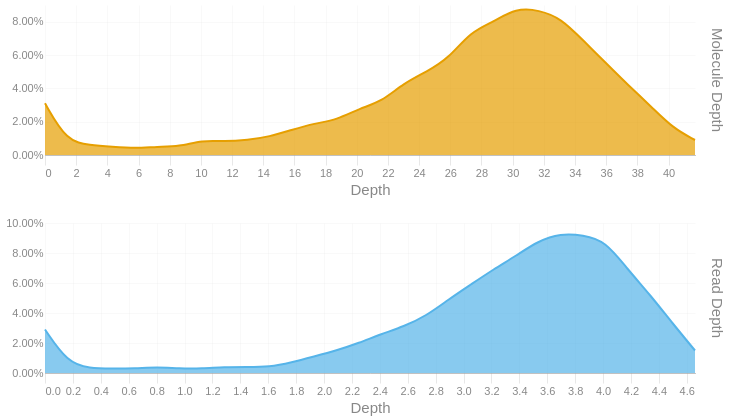

Notebook code cell kept with this figure:
### Code cell
readdep = depth_hist(tb['Read Depth'], q99, 3)
readdep = readdep.with_columns(pl.lit('Read Depth').alias('Metric'))
if not SKIPLR:
    moldep = depth_hist(tb['Molecule Depth'], mol_q99, 1)
    moldep = moldep.with_columns(pl.lit('Molecule Depth').alias('Metric'))
    _hist = pl.concat([readdep, moldep])
    _hist = _hist.filter(pl.col('Proportion') != 0)
    with SafeRender(_hist):
        (
            alt.Chart(_hist)        
            .mark_area(interpolate = "basis")
            .encode(
                x=alt.X('Bin:Q').scale(domainMin=0).axis(alt.Axis(title='Depth')),
                y = alt.Y('Proportion:Q', title = None).axis(format = '.2%'),
                color = alt.Color('Metric:N').legend(None),
                row = alt.Row("Metric:N").header(title = None, labelOrient = 'right'),
                tooltip = [
                    alt.Tooltip("Metric:N", title = "Metric"),
                    alt.Tooltip('Interval:N', title = "Depth Interval"),
                    alt.Tooltip('Proportion:Q', title = "% Alignments").format('.2%')
                ]
            )
            .resolve_scale(x='independent', y='independent')
            .properties(
                height = 150, width = 650,
                usermeta={'embedOptions': {'downloadFileName': f'{samplename}.depth.hist'}}
            )
        ).display()
else:
    readdep = readdep.filter(pl.col('Proportion') != 0)
    with SafeRender(readdep):
        (
            alt.Chart(readdep)        
            .mark_area(interpolate = "basis")
            .encode(
                x=alt.X('Bin:Q').scale(domainMin=0).axis(alt.Axis(title='Depth')),
                y = alt.Y('Proportion:Q', title = None).axis(format = '.2%'),
                tooltip = [
                    alt.Tooltip('Interval:N', title = "Depth Interval"),
                    alt.Tooltip('Proportion:Q', title = "% Alignments").format('.2%')
                ]
            )
            .properties(
                usermeta={'embedOptions': {'downloadFileName': f'{samplename}.depth.hist'}}
            )
        ).display()

### Figure 1 — Vega-Lite specification as saved in the notebook (floating-point values rounded to 4 significant figures)
{"width": 650, "height": 150, "config": {"title": {"anchor": "start", "dy": -15, "fontSize": 18, "color": "#888888", "subtitleColor": "#888888", "subtitleFontSize": 14}, "arc": {"fill": "#0072B2"}, "axis": {"domainColor": "#888888", "domainWidth": 0.5, "gridWidth": 0.2, "grid": false, "titleFontWeight": 400, "titleFontSize": 15, "labelFontSize": 11, "labelColor": "#888888", "tickColor": "#888888", "tickWidth": 0.2, "titleColor": "#888888"}, "axisBand": {"grid": false}, "axisX": {"grid": true, "tickSize": 10, "domainCap": "round"}, "axisY": {"domain": false, "grid": true, "tickSize": 0, "domainCap": "round"}, "background": "transparent", "header": {"labelFontSize": 15, "labelColor": "#888888", "titleFontSize": 15, "titleFontWeight": 600, "titleColor": "#888888"}, "legend": {"labelFont": "sans-serif", "labelFontSize": 12, "labelColor": "#888888", "symbolSize": 100, "symbolType": "circle", "titleFontSize": 12, "titlePadding": 10, "titleColor": "#888888", "title": null}, "range": {"category": ["#E69F00", "#56B4E9", "#009E73", "#F0E442", "#0072B2", "#D55E00", "#CC79A7", "#000000"], "diverging": ["#cfe8f3", "#a2d4ec", "#73bfe2", "#46abdb", "#1696d2", "#12719e"]}, "area": {"fill": "#0072B2", "fillOpacity": 0.7, "line": true, "strokeOpacity": 0.7}, "line": {"color": "#0072B2", "stroke": "#0072B2", "strokeWidth": 2}, "trail": {"color": "#0072B2", "stroke": "#0072B2", "strokeWidth": 0, "size": 1}, "point": {"filled": true, "fillOpacity": 1.0, "size": 95}, "text": {"color": "#888888", "fontSize": 11, "align": "right", "fontWeight": 400, "size": 11}, "bar": {"fill": "#0072B2", "stroke": null}, "view": {"stroke": null, "continuousWidth": 660, "continuousHeight": 400}}, "data": {"name": "data-cb4614b0b88b49c9982680f0fc714cc3"}, "mark": {"type": "area", "interpolate": "basis"}, "encoding": {"color": {"field": "Metric", "legend": null, "type": "nominal"}, "row": {"field": "Metric", "header": {"title": null, "labelOrient": "right"}, "type": "nominal"}, "tooltip": [{"field": "Metric", "title": "Metric", "type": "nominal"}, {"field": "Interval", "title": "Depth Interval", "type": "nominal"}, {"field": "Proportion", "format": ".2%", "title": "% Alignments", "type": "quantitative"}], "x": {"axis": {"title": "Depth"}, "field": "Bin", "scale": {"domainMin": 0}, "type": "quantitative"}, "y": {"axis": {"format": ".2%"}, "field": "Proportion", "title": null, "type": "quantitative"}}, "resolve": {"scale": {"x": "independent", "y": "independent"}}, "usermeta": {"embedOptions": {"downloadFileName": "S6_Musquodoboit_1547.depth.hist"}}, "$schema": "https://vega.github.io/schema/vega-lite/v6.1.0.json", "datasets": {"data-cb4614b0b88b49c9982680f0fc714cc3": [{"Bin": 0.0, "Interval": "0.0-0.161", "Proportion": 0.029, "Metric": "Read Depth"}, {"Bin": 0.161, "Interval": "0.161-0.321", "Proportion": 0.007, "Metric": "Read Depth"}, {"Bin": 0.321, "Interval": "0.321-0.482", "Proportion": 0.003, "Metric": "Read Depth"}, {"Bin": 0.482, "Interval": "0.482-0.643", "Proportion": 0.003, "Metric": "Read Depth"}, {"Bin": 0.643, "Interval": "0.643-0.803", "Proportion": 0.003, "Metric": "Read Depth"}, {"Bin": 0.803, "Interval": "0.803-0.964", "Proportion": 0.004, "Metric": "Read Depth"}, {"Bin": 0.964, "Interval": "0.964-1.125", "Proportion": 0.003, "Metric": "Read Depth"}, {"Bin": 1.125, "Interval": "1.125-1.285", "Proportion": 0.003, "Metric": "Read Depth"}, {"Bin": 1.285, "Interval": "1.285-1.446", "Proportion": 0.004, "Metric": "Read Depth"}, {"Bin": 1.446, "Interval": "1.446-1.607", "Proportion": 0.004, "Metric": "Read Depth"}, {"Bin": 1.607, "Interval": "1.607-1.767", "Proportion": 0.004, "Metric": "Read Depth"}, {"Bin": 1.767, "Interval": "1.767-1.928", "Proportion": 0.007, "Metric": "Read Depth"}, {"Bin": 1.928, "Interval": "1.928-2.089", "Proportion": 0.011, "Metric": "Read Depth"}, {"Bin": 2.089, "Interval": "2.089-2.249", "Proportion": 0.015, "Metric": "Read Depth"}, {"Bin": 2.249, "Interval": "2.249-2.41", "Proportion": 0.02, "Metric": "Read Depth"}, {"Bin": 2.41, "Interval": "2.41-2.571", "Proportion": 0.026, "Metric": "Read Depth"}, {"Bin": 2.571, "Interval": "2.571-2.731", "Proportion": 0.031, "Metric": "Read Depth"}, {"Bin": 2.731, "Interval": "2.731-2.892", "Proportion": 0.038, "Metric": "Read Depth"}, {"Bin": 2.892, "Interval": "2.892-3.053", "Proportion": 0.049, "Metric": "Read Depth"}, {"Bin": 3.053, "Interval": "3.053-3.213", "Proportion": 0.059, "Metric": "Read Depth"}, {"Bin": 3.213, "Interval": "3.213-3.374", "Proportion": 0.069, "Metric": "Read Depth"}, {"Bin": 3.374, "Interval": "3.374-3.535", "Proportion": 0.078, "Metric": "Read Depth"}, {"Bin": 3.535, "Interval": "3.535-3.695", "Proportion": 0.088, "Metric": "Read Depth"}, {"Bin": 3.695, "Interval": "3.695-3.856", "Proportion": 0.093, "Metric": "Read Depth"}, {"Bin": 3.856, "Interval": "3.856-4.017", "Proportion": 0.092, "Metric": "Read Depth"}, {"Bin": 4.017, "Interval": "4.017-4.177", "Proportion": 0.088, "Metric": "Read Depth"}, {"Bin": 4.177, "Interval": "4.177-4.338", "Proportion": 0.069, "Metric": "Read Depth"}, {"Bin": 4.338, "Interval": "4.338-4.499", "Proportion": 0.052, "Metric": "Read Depth"}, {"Bin": 4.499, "Interval": "4.499-4.659", "Proportion": 0.033, "Metric": "Read Depth"}, {"Bin": 4.659, "Interval": "4.659-4.82", "Proportion": 0.015, "Metric": "Read Depth"}, {"Bin": 0.0, "Interval": "0.0-1.4", "Proportion": 0.031, "Metric": "Molecule Depth"}, {"Bin": 1.4, "Interval": "1.4-2.9", "Proportion": 0.008, "Metric": "Molecule Depth"}, {"Bin": 2.9, "Interval": "2.9-4.3", "Proportion": 0.006, "Metric": "Molecule Depth"}, {"Bin": 4.3, "Interval": "4.3-5.8", "Proportion": 0.005, "Metric": "Molecule Depth"}, {"Bin": 5.8, "Interval": "5.8-7.2", "Proportion": 0.004, "Metric": "Molecule Depth"}, {"Bin": 7.2, "Interval": "7.2-8.6", "Proportion": 0.005, "Metric": "Molecule Depth"}, {"Bin": 8.6, "Interval": "8.6-10.1", "Proportion": 0.005, "Metric": "Molecule Depth"}, {"Bin": 10.1, "Interval": "10.1-11.5", "Proportion": 0.009, "Metric": "Molecule Depth"}, {"Bin": 11.5, "Interval": "11.5-13.0", "Proportion": 0.008, "Metric": "Molecule Depth"}, {"Bin": 13.0, "Interval": "13.0-14.4", "Proportion": 0.009, "Metric": "Molecule Depth"}, {"Bin": 14.4, "Interval": "14.4-15.8", "Proportion": 0.011, "Metric": "Molecule Depth"}, {"Bin": 15.8, "Interval": "15.8-17.3", "Proportion": 0.015, "Metric": "Molecule Depth"}, {"Bin": 17.3, "Interval": "17.3-18.7", "Proportion": 0.019, "Metric": "Molecule Depth"}, {"Bin": 18.7, "Interval": "18.7-20.2", "Proportion": 0.021, "Metric": "Molecule Depth"}, {"Bin": 20.2, "Interval": "20.2-21.6", "Proportion": 0.028, "Metric": "Molecule Depth"}, {"Bin": 21.6, "Interval": "21.6-23.0", "Proportion": 0.032, "Metric": "Molecule Depth"}, {"Bin": 23.0, "Interval": "23.0-24.5", "Proportion": 0.043, "Metric": "Molecule Depth"}, {"Bin": 24.5, "Interval": "24.5-25.9", "Proportion": 0.05, "Metric": "Molecule Depth"}, {"Bin": 25.9, "Interval": "25.9-27.3", "Proportion": 0.058, "Metric": "Molecule Depth"}, {"Bin": 27.3, "Interval": "27.3-28.8", "Proportion": 0.074, "Metric": "Molecule Depth"}, {"Bin": 28.8, "Interval": "28.8-30.2", "Proportion": 0.08, "Metric": "Molecule Depth"}, {"Bin": 30.2, "Interval": "30.2-31.7", "Proportion": 0.088, "Metric": "Molecule Depth"}, {"Bin": 31.7, "Interval": "31.7-33.1", "Proportion": 0.087, "Metric": "Molecule Depth"}, {"Bin": 33.1, "Interval": "33.1-34.5", "Proportion": 0.082, "Metric": "Molecule Depth"}, {"Bin": 34.5, "Interval": "34.5-36.0", "Proportion": 0.069, "Metric": "Molecule Depth"}, {"Bin": 36.0, "Interval": "36.0-37.4", "Proportion": 0.055, "Metric": "Molecule Depth"}, {"Bin": 37.4, "Interval": "37.4-38.9", "Proportion": 0.042, "Metric": "Molecule Depth"}, {"Bin": 38.9, "Interval": "38.9-40.3", "Proportion": 0.029, "Metric": "Molecule Depth"}, {"Bin": 40.3, "Interval": "40.3-41.7", "Proportion": 0.016, "Metric": "Molecule Depth"}, {"Bin": 41.7, "Interval": "41.7-43.18", "Proportion": 0.009, "Metric": "Molecule Depth"}]}}
